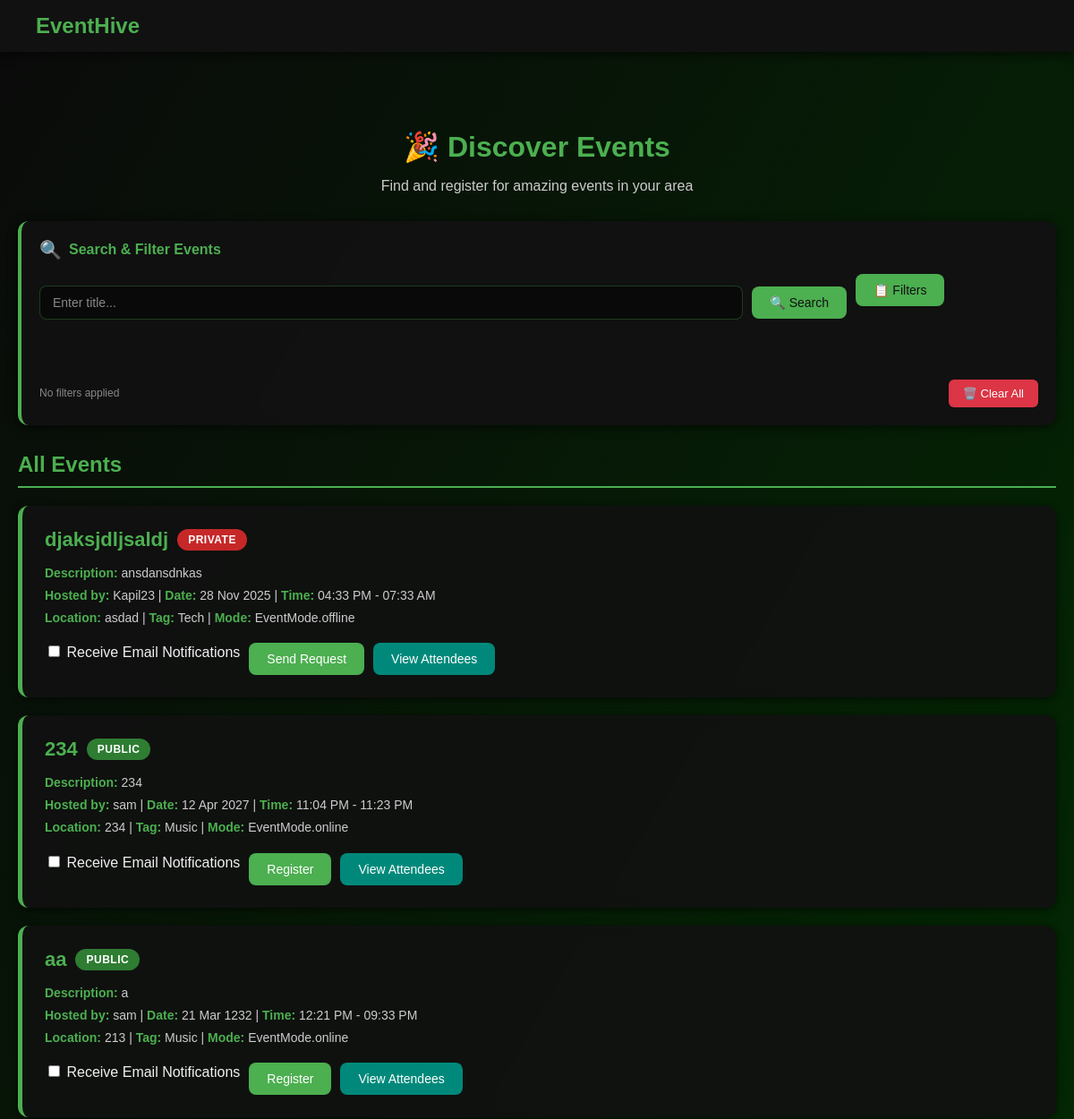
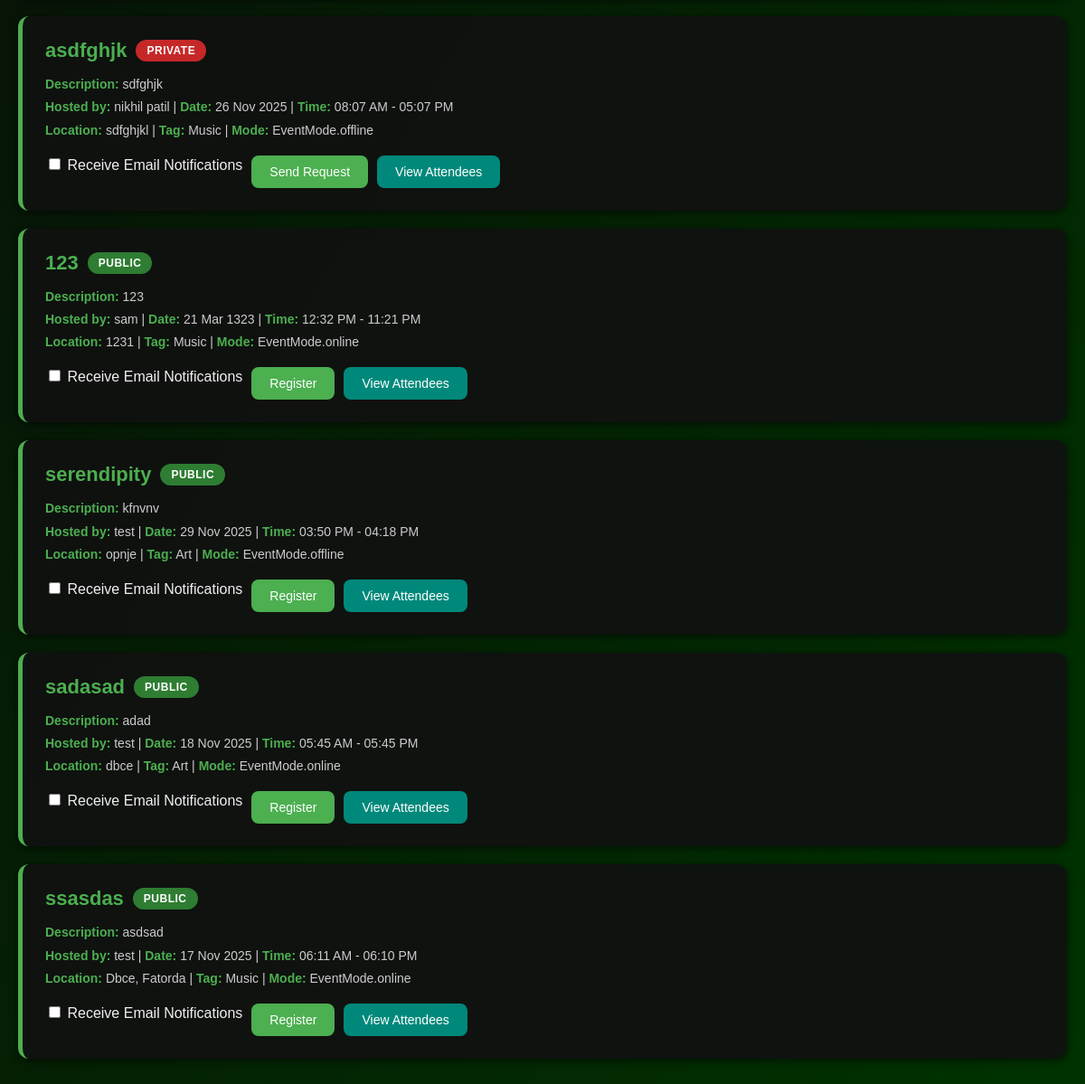
Page /my-events on the committed database (2 pictures, top to bottom).
### models/model.py (models this page shows, shortened)
class Event(db.Model):
    __tablename__ = "events"
    id = db.Column(db.Integer, primary_key=True)
    title = db.Column(db.String(100), nullable=False)
    description = db.Column(db.Text)
    date = db.Column(db.Date, nullable=False)
    starttime = db.Column(db.Time)
    endtime = db.Column(db.Time)
    mode = db.Column(db.Enum(EventMode), default=EventMode.online, nullable=False)
    venue = db.Column(db.String(150))
    capacity = db.Column(db.Integer, default=100)
    tags = db.Column(db.Enum(Eventtag), default=Eventtag.CELEBRATION, nullable=False)
    visibility = db.Column(db.Enum(EventVisibility), default=EventVisibility.public, nullable=False)
    organizer_id = db.Column(db.Integer, db.ForeignKey("users.id"), nullable=False)
    creator = db.relationship("User", backref=db.backref("created_events", lazy=True))
    attendees = db.relationship(
        "User", secondary=event_attendees, back_populates="attending_events"
    )
    attendee_links = db.relationship("Attendee", back_populates="event", cascade="all, delete-orphan")

class User(db.Model, UserMixin):
    __tablename__ = "users"
    id = db.Column(db.Integer, primary_key=True)
    username = db.Column(db.String(50), unique=True, nullable=False)
    email = db.Column(db.String(120), unique=True, nullable=False)
    password = db.Column(db.String(200), nullable=False)
    attending_events = db.relationship(
        "Event", secondary=event_attendees, back_populates="attendees"
    )
    attendee_links = db.relationship("Attendee", back_populates="user", cascade="all, delete-orphan")

### app/main.py (the view, shortened to what this page needs)
@events_blueprint.route('/my-events', methods=['GET', 'POST'])
def my_events_page():
    search_query = ""
    events = Event.query.all()
    return render_template(
        "profile.html",
        events=events,
        search_query=search_query
    )

### app/templates/profile.html (shortened to what this page needs)
{% extends "base.html" %}
{% block content %}
<div class="event-container">
    <div class="page-header">
        <h2>🎉 Discover Events</h2>
        <p>Find and register for amazing events in your area</p>
    </div>
    <form id="searchForm" method="GET">
        <div class="dynamic-search-box">
            <div class="search-header">
                <span class="search-icon">🔍</span>
                <h3 class="search-title">Search & Filter Events</h3>
            </div>
            <div class="search-content" id="searchContent">
                <div class="input-group">
                    <input id="searchInput"
                           type="text"
                           class="form-control"
                           placeholder="Enter title...">
                    <button type="button" id="searchButton" class="btn search-btn">
                        🔍 Search
                    </button>
                    <div class="dropdown">
                        <button class="btn dropdown-toggle"
                                type="button"
                                id="filtersDropdown"
                                data-bs-toggle="dropdown"
                                aria-expanded="false">
                            📋 Filters
                        </button>
                    </div>
                </div>
                <div id="tagContainer"></div>
                <div class="filter-controls">
                    <span class="active-filters-label" id="filterCount">No filters applied</span>
                    <button type="button" id="clearFilters" class="btn">
                        🗑️ Clear All
                    </button>
                </div>
            </div>
        </div>
    </form>
    <div class="events-section">
        <h2 class="section-title">All Events</h2>
        {% if events %}
            {% for event in events %}
            <div class="event-card">
                <div class="event-title">
                    {{ event.title }}
                    <span class="visibility-tag {{ 'private' if event.visibility.value=='private' else 'public' }}">
                        {{ event.visibility.value }}
                    </span>
                </div>
                <div class="event-meta">
                    <strong>Description:</strong> {{ event.description }}<br>
                    <strong>Hosted by:</strong> {{ event.creator.username }} |
                    <strong>Date:</strong> {{ event.date.strftime('%d %b %Y') }} |
                    <strong>Time:</strong> {{ event.starttime.strftime('%I:%M %p') }} - {{ event.endtime.strftime('%I:%M %p') }}<br>
                    <strong>Location:</strong> {{ event.venue }} |
                    <strong>Tag:</strong> {{ event.tags.value }} |
                    <strong>Mode:</strong> {{ event.mode }}
                </div>
                <div class="event-actions">
                    {% if event.creator.id == current_user.id %}
                        {% if event.visibility.value == 'private' %}
                            <a href="{{ url_for('events.view_join_requests', event_id=event.id) }}"
                               class="attendees-btn">View Requests</a>
                        {% endif %}
                        <form action="{{ url_for('events.delete_event', event_id=event.id) }}"
                              method="POST"
                              style="display:inline;">
                            <button type="submit" class="delete-btn">Delete</button>
                        </form>
                        <a href="{{ url_for('events.load_update_event_page', event_id=event.id) }}"
                           class="update-btn">Update</a>
                    {% else %}
                    <label>
                    <input type="checkbox" class="notify-checkbox" data-event-id="{{ event.id }}"
                      {% if event.id in user_notified_event_ids %} checked {% endif %}>
                       Receive Email Notifications
                    </label>
                        {% set is_registered = current_user in event.attendees %}
                        {% set attendee_record = current_user.attendee_links|selectattr('event_id','equalto',event.id)|first %}
                        {% if is_registered or attendee_record %}
                            {% if event.visibility.value == 'public' %}
                                <form action="{{ url_for('attendees.unregister_attendee', event_id=event.id) }}"
                                      method="POST"
                                      style="display:inline;">
                                    <button type="submit" class="delete-btn">Unregister</button>
                                </form>
                            {% else %}
                                <button class="register-btn" disabled>Already Registered</button>
                            {% endif %}
                        {% else %}
                            {% if event.visibility.value == 'private' %}
                                {% if event.id in user_requests %}
                                    {% set status = user_requests[event.id] %}
                                    {% if status == "pending" %}
                                        <button class="register-btn" disabled>Request Pending</button>
                                    {% elif status == "approved" %}
                                        <button class="register-btn" disabled>Approved</button>
                                    {% elif status == "rejected" %}
                                        <button class="delete-btn" disabled>Rejected</button>
                                    {% endif %}
                                {% else %}
                                    <form action="{{ url_for('attendees.create_attendee') }}"
                                          method="POST"
                                          style="display:inline;">
                                        <button type="submit" class="register-btn">Send Request</button>
                                    </form>
                                {% endif %}
                            {% else %}
                                <form action="{{ url_for('attendees.create_attendee') }}"
                                      method="POST"
                                      style="display:inline;">
                                    <button type="submit" class="register-btn">Register</button>
                                </form>
                            {% endif %}
                        {% endif %}
                    {% endif %}
                    <a href="{{ url_for('attendees.get_attendee', event_id=event.id) }}"
                       class="attendees-btn">View Attendees</a>
                </div>
            </div>
            {% endfor %}
        {% else %}
            <div class="no-events">
                <div class="no-events-icon">📭</div>
                <p>No events found matching your filters.</p>
            </div>
        {% endif %}
    </div>
</div>
{% endblock %}

### app/templates/base.html (style rules this page uses)
body { font-family: 'Poppins', sans-serif; background: linear-gradient(120deg, #0a0a0a, #003300); color: #f0f0f0; margin: 0; padding: 0; }

### app/templates/profile.html (style rules this page uses)
body { background: linear-gradient(120deg, #0a0a0a, #003300); font-family: 'Poppins', sans-serif; }
.event-container { max-width: 1200px; margin: 40px auto; padding: 20px; color: #f0f0f0; }
.page-header { text-align: center; margin-bottom: 30px; }
.page-header h2 { color: #4CAF50; font-size: 32px; font-weight: 600; margin-bottom: 10px; }
.page-header p { color: #ccc; font-size: 16px; }
.dynamic-search-box { background: rgba(17, 17, 17, 0.95); padding: 20px; border-radius: 12px; margin-bottom: 25px; box-shadow: 0 2px 12px rgba(0,0,0,0.6); border-left: 4px solid #4CAF50; backdrop-filter: blur(10px); }
.search-header { display: flex; align-items: center; gap: 8px; margin-bottom: 15px; }
.search-icon { color: #4CAF50; font-size: 20px; }
.search-title { color: #4CAF50; font-size: 16px; font-weight: 600; margin: 0; }
.search-content { display: block; }
.input-group { display: flex; gap: 10px; margin-bottom: 12px; align-items: center; }
#searchInput, #dateInput { flex: 1; background: rgba(0, 0, 0, 0.4); color: #f0f0f0; border: 1px solid rgba(76, 175, 80, 0.3); padding: 10px 14px; border-radius: 8px; font-size: 14px; transition: all 0.3s; }
#searchInput::placeholder { color: #888; }
.dropdown { position: relative; }
.dropdown-toggle, .search-btn { background: #4CAF50 !important; color: #111 !important; border: none !important; padding: 10px 20px; border-radius: 8px; font-weight: 500; font-size: 14px; transition: all 0.3s; display: flex; align-items: center; gap: 6px; white-space: nowrap; }
.dropdown-toggle::after { margin-left: 5px; }
#tagContainer { display: flex; flex-wrap: wrap; gap: 8px; margin-bottom: 12px; min-height: 30px; }
.filter-controls { display: flex; justify-content: space-between; align-items: center; flex-wrap: wrap; gap: 10px; }
.active-filters-label { color: #888; font-size: 12px; }
#clearFilters { background: #dc3545; border: none; color: #fff; padding: 8px 16px; border-radius: 6px; font-weight: 500; font-size: 13px; transition: all 0.3s; cursor: pointer; }
.events-section { margin-top: 30px; }
.section-title { color: #4CAF50; font-size: 24px; font-weight: 600; margin-bottom: 20px; padding-bottom: 10px; border-bottom: 2px solid #4CAF50; }
.event-card { background: rgba(17, 17, 17, 0.9); border-left: 5px solid #4CAF50; border-radius: 12px; margin-bottom: 20px; padding: 25px; box-shadow: 0 2px 10px rgba(0,0,0,0.6); color: #f0f0f0; transition: all 0.3s; backdrop-filter: blur(10px); }
.event-title { font-size: 22px; margin-bottom: 12px; color: #4CAF50; font-weight: 600; display: flex; align-items: center; gap: 10px; flex-wrap: wrap; }
.event-meta { color: #ccc; line-height: 1.8; margin-bottom: 15px; font-size: 14px; }
.event-meta strong { color: #4CAF50; }
.visibility-tag { font-size: 12px; padding: 5px 12px; border-radius: 20px; color: #fff; font-weight: 600; text-transform: uppercase; letter-spacing: 0.5px; }
.visibility-tag.public { background: #2e7d32; }
.visibility-tag.private { background: #c62828; }
.event-actions { display: flex; gap: 10px; flex-wrap: wrap; margin-top: 15px; }
.delete-btn, .update-btn, .register-btn, .attendees-btn { display: inline-block; padding: 10px 20px; border-radius: 8px; text-decoration: none; font-size: 14px; font-weight: 500; cursor: pointer; border: none; transition: all 0.3s; }
.register-btn { background: #4CAF50; color: #fff; }
.attendees-btn { background: #00897B; color: #fff; }

### rows in the picture
Event: title "djaksjdljsaldj", visibility.value "PRIVATE", description "ansdansdnkas", creator.username "Kapil23", date "28 Nov 2025", starttime "04:33 PM", endtime "07:33 AM", venue "asdad", tags.value "Tech", mode "EventMode.offline"
Event: title "234", visibility.value "PUBLIC", description "234", creator.username "sam", date "12 Apr 2027", starttime "11:04 PM", endtime "11:23 PM", venue "234", tags.value "Music", mode "EventMode.online"
Event: title "aa", visibility.value "PUBLIC", description "a", creator.username "sam", date "21 Mar 1232", starttime "12:21 PM", endtime "09:33 PM", venue "213", tags.value "Music", mode "EventMode.online"
Event: title "asdfghjk", visibility.value "PRIVATE", description "sdfghjk", creator.username "nikhil patil", date "26 Nov 2025", starttime "08:07 AM", endtime "05:07 PM", venue "sdfghjkl", tags.value "Music", mode "EventMode.offline"
Event: title "123", visibility.value "PUBLIC", description "123", creator.username "sam", date "21 Mar 1323", starttime "12:32 PM", endtime "11:21 PM", venue "1231", tags.value "Music", mode "EventMode.online"
Event: title "serendipity", visibility.value "PUBLIC", description "kfnvnv", creator.username "test", date "29 Nov 2025", starttime "03:50 PM", endtime "04:18 PM", venue "opnje", tags.value "Art", mode "EventMode.offline"
Event: title "sadasad", visibility.value "PUBLIC", description "adad", creator.username "test", date "18 Nov 2025", starttime "05:45 AM", endtime "05:45 PM", venue "dbce", tags.value "Art", mode "EventMode.online"
Event: title "ssasdas", visibility.value "PUBLIC", description "asdsad", creator.username "test", date "17 Nov 2025", starttime "06:11 AM", endtime "06:10 PM", venue "Dbce, Fatorda", tags.value "Music", mode "EventMode.online"
